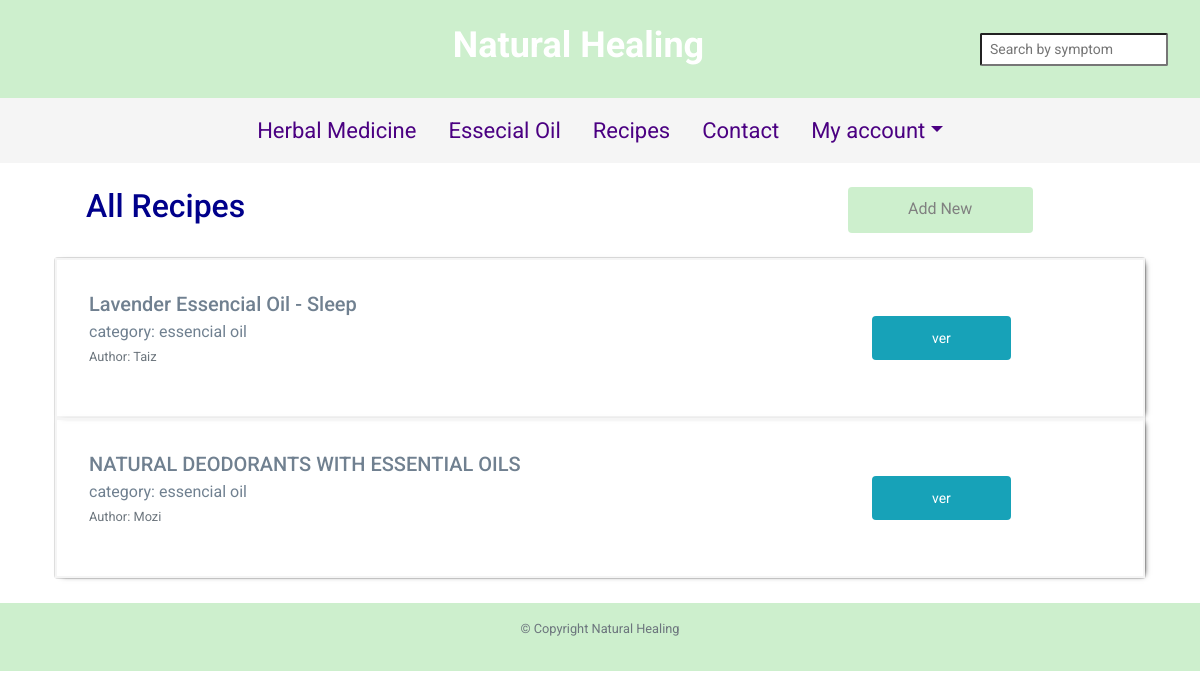
Page /recipes on the earlier database version.
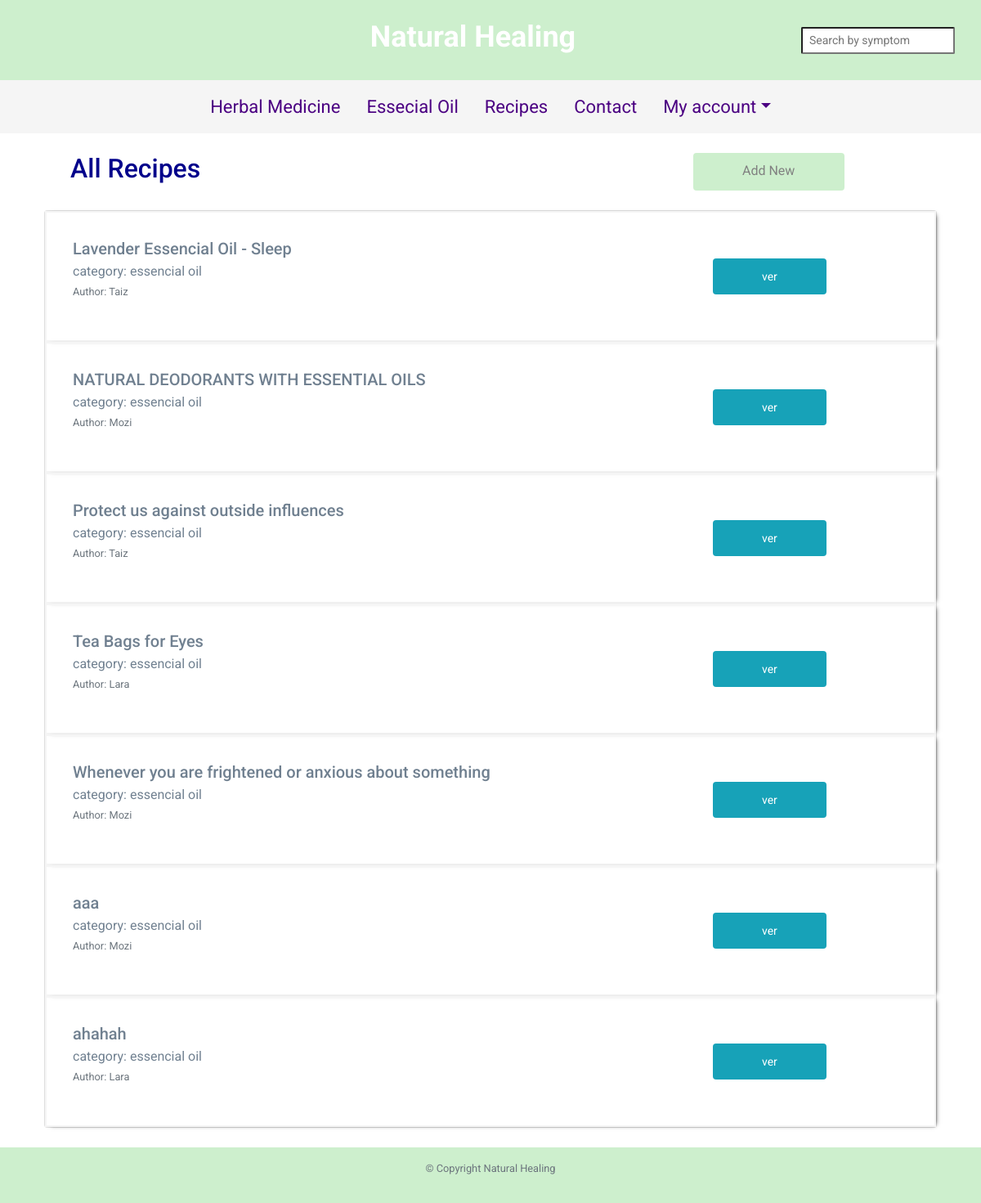
Same page on the later database version.
### tables this page shows
CREATE TABLE 'recipes' (
            'id' INTEGER PRIMARY KEY AUTOINCREMENT NOT NULL,
            'title' varchar(255) NOT NULL,
            'description' text NOT NULL,
            'more_info' text,
            'created_at' DATETIME NOT NULL DEFAULT CURRENT_TIMESTAMP ,
            'category_id' INTEGER NOT NULL,
            'user_id' INTEGER NOT NULL,
            FOREIGN KEY (category_id) REFERENCES category(id),
            FOREIGN KEY (user_id) REFERENCES users(id) ON DELETE CASCADE
            );

### app.py (the view)
@app.route("/recipes")
def allrecipes():
    try:
        cur.execute("SELECT users.name as author , recipes.id as recipe_id,recipes.title, recipes.description, recipes.more_info, recipes.created_at, recipes.user_id, category.name as category_name FROM recipes LEFT JOIN category ON recipes.category_id = category_id LEFT JOIN users ON users.id == recipes.user_id GROUP BY recipes.title")
        recipes = cur.fetchall()
        return render_template("recipes/index.html", recipes = recipes, nr= len(recipes) )
    except Exception as error:
        print(error)
        return redirect(url_for("index"))

### app.py (called while the page is built)
@app.after_request
def after_request(response):
    response.headers["Cache-Control"] = "no-cache, no-store, must-revalidate"
    response.headers["Expires"] = 0
    response.headers["Pragma"] = "no-cache"
    return response

### templates/recipes/index.html (shortened to what this page needs)
{% extends "layout.html" %}
{% block main %}
<div class="add-recip">
    <h2 class= "recip_title">All Recipes </h2>
    <a class="button" href="/recipes-add">Add New</a>
</div>
<div class="card w-100">
    {% for i in range (nr)%}
    <div class="card-body">
        <div>
            <h5 class="title">{{recipes[i][2]}}</h5>
            <p class="recip-text">category: {{recipes[i][7]}}</p>
            <p><small class="text-muted">author: {{recipes[i][0]}}</small></p>
        </div>
        <div>
            <a class="button-see" href="/recipes/{{recipes[i][1]}}">ver</a>
        </div>
    </div>
    {%endfor%}
{% endblock %}

### templates/layout.html (shortened to what this page needs)
<!DOCTYPE html>
<html lang="en">
    <head>
        <link href="https://maxcdn.bootstrapcdn.com/bootstrap/4.1.3/css/bootstrap.min.css" rel="stylesheet">
        <link href="/static/styles.css" rel="stylesheet">
    </head>
    <body>
        <header>
            <div class="cont">
                <a href="/">
                    <div class="logo">
                        <h1>Natural Healing</h1>
                    </div>
                </a>
                <form class= "search" method="GET" action="/products/search">
                    <input
                        type="text"
                        name="filter"
                        placeholder= "Search by symptom"
                              value=""
                        >
                </form>
            </div>
        </header>
        <ul class="nav justify-content-center">
            <li class="nav-item">
              <a class="nav-link" href="#">Herbal Medicine</a>
            </li>
            <li class="nav-item">
              <a class="nav-link" href="#">Essecial Oil</a>
            </li>
            <li class="nav-item">
                <a class="nav-link" href="/recipes">Recipes</a>
              </li>
            <li class="nav-item">
                <a class="nav-link" href="mailto:natural_healing@example.com">Contact</a>
              </li>
            <li class="nav-item dropdown">
                <a class="nav-link dropdown-toggle" data-toggle="dropdown" href="#" role="button" aria-haspopup="true" aria-expanded="false">My account</a>
                </li>
          </ul>
        <main class="container p-4">
            {% block main %}{% endblock %}
        </main>
        <footer class="small text-center text-muted">
            <p>&copy; Copyright Natural Healing</p>
        </footer>
    </body>
</html>

### static/styles.css (style rules this page uses)
body { font-family: 'Roboto', sans-serif; }
footer { margin-top: auto; }
header, footer { background-color: rgba(194, 235, 194, 0.808); color: white; font-weight: bold; width: 100%; padding: 22px 0; text-align: center; }
footer { padding: 16px 0; }
header div.cont { display: grid; grid-template-columns: 1fr 220px ; align-items: center; grid-gap: 20px; }
header div.cont a { justify-self: center; }
.cont a { text-decoration: none; }
.logo { margin-right: -197px }
.logo h1 { color: white; font-size: 36px; line-height: 46px; font-weight: bold; align-self: center; padding: 0 18px; }
.search { margin-right: 32px; }
.search input { width: 100%; padding: 4px 8px; border-radius: 2px; font-size: 14px; }
.nav.justify-content-center { background-color:whitesmoke; width: 100%; padding: 8px 0; font-size: 22px; text-align: center; justify-content: space-around; border-top: rgba(162, 199, 162, 0.808); }
a.nav-link { color: indigo; }
.card, .col-md-8 .card-body { color: slategrey; }
a.button { padding: 10px 60px; background-color: rgba(194, 235, 194, 0.808); color: gray; border-radius: 4px; font-size: 16px; max-width: 185px; margin-right: 20px; }
.add-recip { display: grid; grid-template-columns: 1fr 290px; margin: 0px 8px 24px 32px; justify-content: center; }
h2.recip_title { color:darkblue; }
.card-body { display: grid; grid-template-columns: 1fr 435px; align-items: center; justify-content: center; border-bottom: darkred; padding: 32px; box-shadow: 3px 1px 6px -4px black; border: 2px solid whitesmoke; }
a.button-see { color: white; background-color: #17a2b8; border-color: #17a2b8; padding: 14px 60px; border-radius: 4px; font-size: 14px; margin-left: 196px; }
h5.title { margin-bottom: 4px; }
p.recip-text { margin-bottom: 0px; }
small.text-muted { text-transform: capitalize; margin-top: 0; }

Differences in the rows shown:
added recipes: title "Protect us against outside influences"
added recipes: title "Tea Bags for Eyes"
added recipes: title "Whenever you are frightened or anxious about something"
added recipes: title "aaa"
added recipes: title "ahahah"
Other differences:
new list line: "category: essencial oil Author: Taiz ver"
new list line: "category: essencial oil Author: Lara ver"
new list line: "category: essencial oil Author: Mozi ver"
